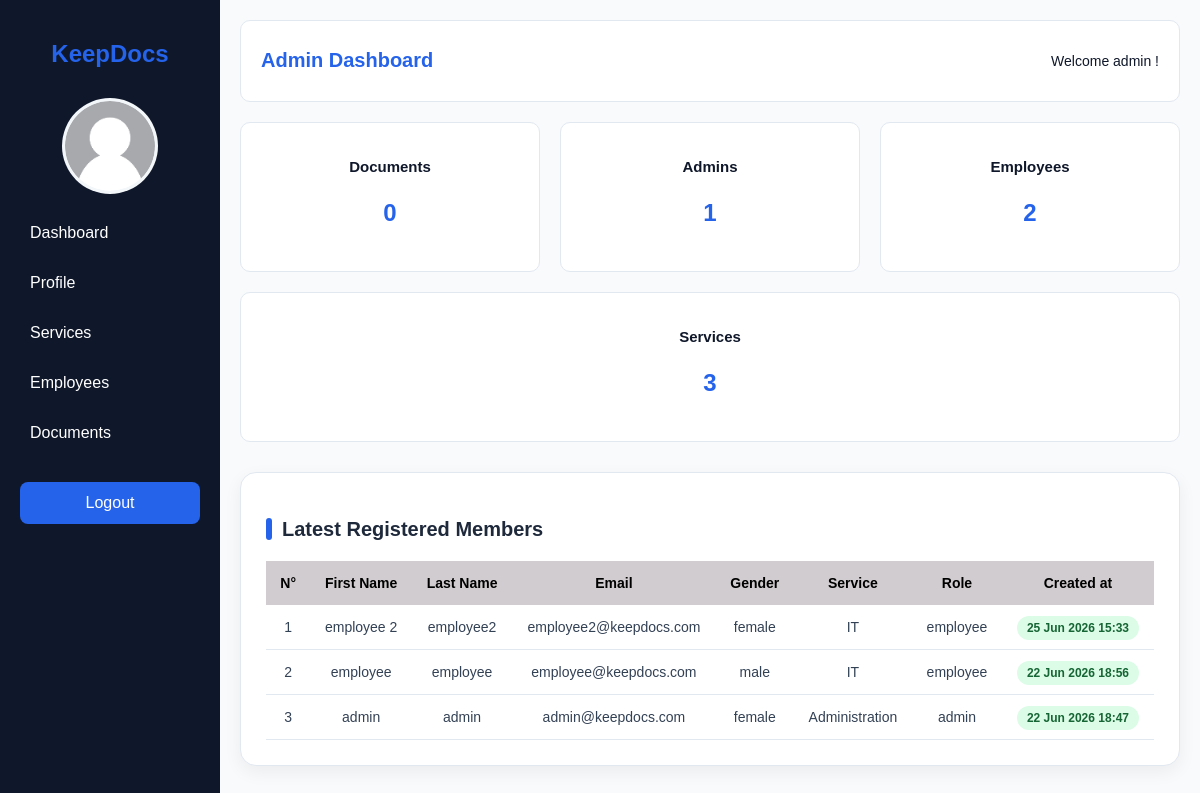
/admin/admin.php (signed in), run on the app's committed database.
### tables this page shows
CREATE TABLE `users` (
  `id` int(11) NOT NULL,
  `firstName` varchar(100) NOT NULL,
  `lastName` varchar(100) NOT NULL,
  `email` varchar(100) NOT NULL,
  `password` varchar(32) NOT NULL,
  `gender` enum('male','female') DEFAULT NULL,
  `photo` varchar(255) DEFAULT NULL,
  `serviceId` int(11) DEFAULT NULL,
  `role` enum('admin','employee') DEFAULT 'employee',
  `createdAt` timestamp NOT NULL DEFAULT current_timestamp()
);

CREATE TABLE `service` (
  `id` int(11) NOT NULL,
  `name` varchar(100) NOT NULL,
  `description` text NOT NULL,
  `responsable` varchar(250) NOT NULL
);

### session.php (called while the page is built, shortened)
<?php
$UserId = $_SESSION['userId'];
$Username = $_SESSION['userName'];
?>

### admin/admin.php (the view, shortened to what this page needs)
<?php
require '../dbconnect.php';
require '../session.php';
$query = "SELECT
            u.id,
            u.firstName,
            u.lastName,
            u.email,
            u.gender,
            u.role,
            u.createdAt,
            s.name AS serviceName
          FROM users u
          LEFT JOIN service s ON u.serviceId = s.id
          ORDER BY u.createdAt DESC LIMIT 5";
$result = mysqli_query($connection, $query);
$recentUsers=mysqli_num_rows($result);
$subquery = "SELECT COUNT(*) AS total FROM users WHERE role='admin'";
$subresult = mysqli_query($connection, $subquery);
$row = mysqli_fetch_assoc($subresult);
$numberUsersA = $row['total'];
$subquery2 = "SELECT COUNT(*) AS total FROM users WHERE role='employee'";
$subresult2 = mysqli_query($connection, $subquery2);
$row2 = mysqli_fetch_assoc($subresult2);
$numberUsersE = $row2['total'];
$subquery3 = "SELECT COUNT(*) AS total FROM service";
$subresult3 = mysqli_query($connection, $subquery3);
$row3 = mysqli_fetch_assoc($subresult3);
$numberServices = $row3['total'];
$subquery4 = "SELECT COUNT(*) AS total FROM documents";
$subresult4 = mysqli_query($connection, $subquery4);
$row4 = mysqli_fetch_assoc($subresult4);
$numberDocs = $row4['total'];
$counter = 0;
?>
<!DOCTYPE html>
<html lang="fr">
<head>
    <link rel="stylesheet" href="admin.css">
</head>
<body class="admin-body">
   <?php include 'sidebar.php' ?>
    <main class="main-content">
        <header class="topbar">
            <h1>Admin Dashboard</h1>
            <div class="admin-info">
                <span>Welcome <?php echo $Username." !"; ?> </span>
            </div>
        </header>
        <section class="dashboard-cards">
             <div class="card">
                <h3>Documents</h3>
                <p><?php echo $numberDocs; ?></p>
            </div>
            <div class="card">
                <h3>Admins</h3>
                <p><?php echo $numberUsersA; ?></p>
            </div>
            <div class="card">
                <h3>Employees</h3>
                <p><?php echo $numberUsersE; ?></p>
            </div>
            <div class="card">
                <h3>Services</h3>
                <p><?php echo $numberServices; ?></p>
            </div>
        </section>
        <section class="bloc">
            <h3>Latest Registered Members</h3>
            <table class="tableau">
                <?php if($recentUsers): ?>
                <tr>
                    <th>N°</th>
                    <th>First Name</th>
                    <th>Last Name</th>
                    <th>Email</th>
                    <th>Gender</th>
                    <th>Service</th>
                    <th>Role</th>
                    <th>Created at</th>
                </tr>
                <?php while($users=mysqli_fetch_assoc($result)): ?>
                    <?php $counter++ ?>
                <tr>
                        <td><?php echo $counter;?></td>
                        <td><?php echo $users['firstName'];?> </td>
                        <td><?php echo $users['lastName'];?></td>
                        <td><?php echo $users['email'];?></td>
                        <td><?php echo $users['gender'];?></td>
                        <td><?php echo $users['serviceName'];?></td>
                        <td><?php echo $users['role']?></td>
                        <td><span class="badge valide"><?php echo date("d M Y H:i", strtotime($users['createdAt'])); ?></span></td>
                </tr>
            <?php endwhile ?>
            </table>
        </section>
        <?php endif ?>
    </main>
</body>
</html>

### admin/sidebar.php
<?php
    $queryPic = "SELECT photo FROM users WHERE id=$UserId";
    $resultPic = mysqli_query($connection, $queryPic);
    $pic = mysqli_fetch_array($resultPic);
?>
<head>
    <link rel="stylesheet" href="admin.css">
</head>
    <aside class="sidebar">
        <h2 class="sidebar-logo">KeepDocs</h2>
        <div class="sidebar-photo-circle">
                    <?php if(!empty($pic['photo'])): ?>
                        <img id="preview" src="uploads/<?php echo $pic['photo']; ?>"
                             alt="Profile Photo">
                    <?php else: ?>
                        <img id="preview" src="../images/anonym.png" alt="Default Photo">
                    <?php endif; ?>
        </div>
        <nav class="sidebar-nav">
            <a href="admin.php" class="active">Dashboard</a>
            <a href="profile.php">Profile</a>
            <a href="service.php">Services</a>
            <a href="user.php">Employees</a>
            <a href="document.php">Documents</a>
        </nav>
        <a href="../disconnect.php" class="logout-btn">Logout</a>
    </aside>

### admin/admin.css (style rules this page uses)
.admin-body { margin:0; font-family:Arial, sans-serif; background:#f8fafc; color:#0f172a; overflow-x:hidden; }
.sidebar { position:fixed; top:0; left:0; width:220px; height:100vh; background:#0f172a; padding:20px; box-sizing:border-box; }
.sidebar-logo { font-size:24px; color:#2563eb; text-align:center; margin-bottom:30px; }
.sidebar-nav { display:flex; flex-direction:column; gap:12px; }
.sidebar-nav a { color:#ffffff; text-decoration:none; padding:10px; border-radius:8px; transition:0.3s; }
.logout-btn { display:block; margin-top:30px; padding:12px; text-align:center; background:#2563eb; color:white; border-radius:8px; text-decoration:none; transition:0.3s; }
.main-content { margin-left:220px; padding:20px; background:#f8fafc; min-height:100vh; box-sizing:border-box; }
.topbar { background:#ffffff; padding:15px 20px; border-radius:10px; display:flex; justify-content:space-between; align-items:center; margin-bottom:20px; border:1px solid #e2e8f0; }
.topbar h1 { font-size:20px; color:#2563eb; }
.admin-info { color:#0f172a; font-size:14px; }
.dashboard-cards { display:flex; flex-wrap:wrap; gap:20px; margin-top:10px; }
.card { background:#ffffff; flex:1; min-width:200px; padding:20px; border-radius:10px; border:1px solid #e2e8f0; text-align:center; transition:0.3s; }
.card h3 { color:#0f172a; font-size:15px; margin-bottom:10px; }
.card p { font-size:24px; font-weight:bold; color:#2563eb; }
.bloc { background: #ffffff; margin: 30px 0; padding: 25px; border-radius: 16px; box-shadow: 0 6px 18px rgba(0,0,0,0.06); border: 1px solid #e2e8f0; overflow-x: auto; }
.bloc h3 { margin-bottom: 20px; font-size: 20px; color: #1e293b; font-weight: 700; display: flex; align-items: center; gap: 10px; }
.bloc h3::before { content: ""; width: 6px; height: 22px; background: #2563eb; border-radius: 4px; }
.bloc .tableau { width: 100%; border-collapse: collapse; min-width: 700px; }
.bloc .tableau th { background: #d1cccf; color: rgb(0, 0, 0); text-align: center; padding: 14px; font-size: 14px; white-space: nowrap; }
.bloc .tableau td { padding: 14px; border-bottom: 1px solid #e2e8f0; font-size: 14px; color: #334155; white-space: nowrap; text-align: center; }
.badge.valide { background: #dcfce7; color: #166534; padding: 5px 10px; border-radius: 999px; font-size: 12px; font-weight: 600; }
.bloc .tableau tr { transition: 0.2s; }
.sidebar-photo-circle { width:90px; height:90px; margin:20px auto; border-radius:50%; overflow:hidden; border:3px solid #ffffff30; display:flex; align-items:center; justify-content:center; background:#f1f5f9; }
.sidebar-photo-circle img { width:100%; height:100%; object-fit:cover; border-radius:50%; }

### data on the page
users: firstName "employee 2", lastName "employee2", email "employee2@keepdocs.com", gender "female", serviceId.name "IT", role "employee", createdAt "25 Jun 2026 15:33"
users: firstName "employee", lastName "employee", email "employee@keepdocs.com", gender "male", serviceId.name "IT", role "employee", createdAt "22 Jun 2026 18:56"
users: firstName "admin", lastName "admin", email "admin@keepdocs.com", gender "female", serviceId.name "Administration", role "admin", createdAt "22 Jun 2026 18:47"

### other printed values
$Username "admin"
$numberDocs "0"
$numberUsersA "1"
$numberUsersE "2"
$numberServices "3"
